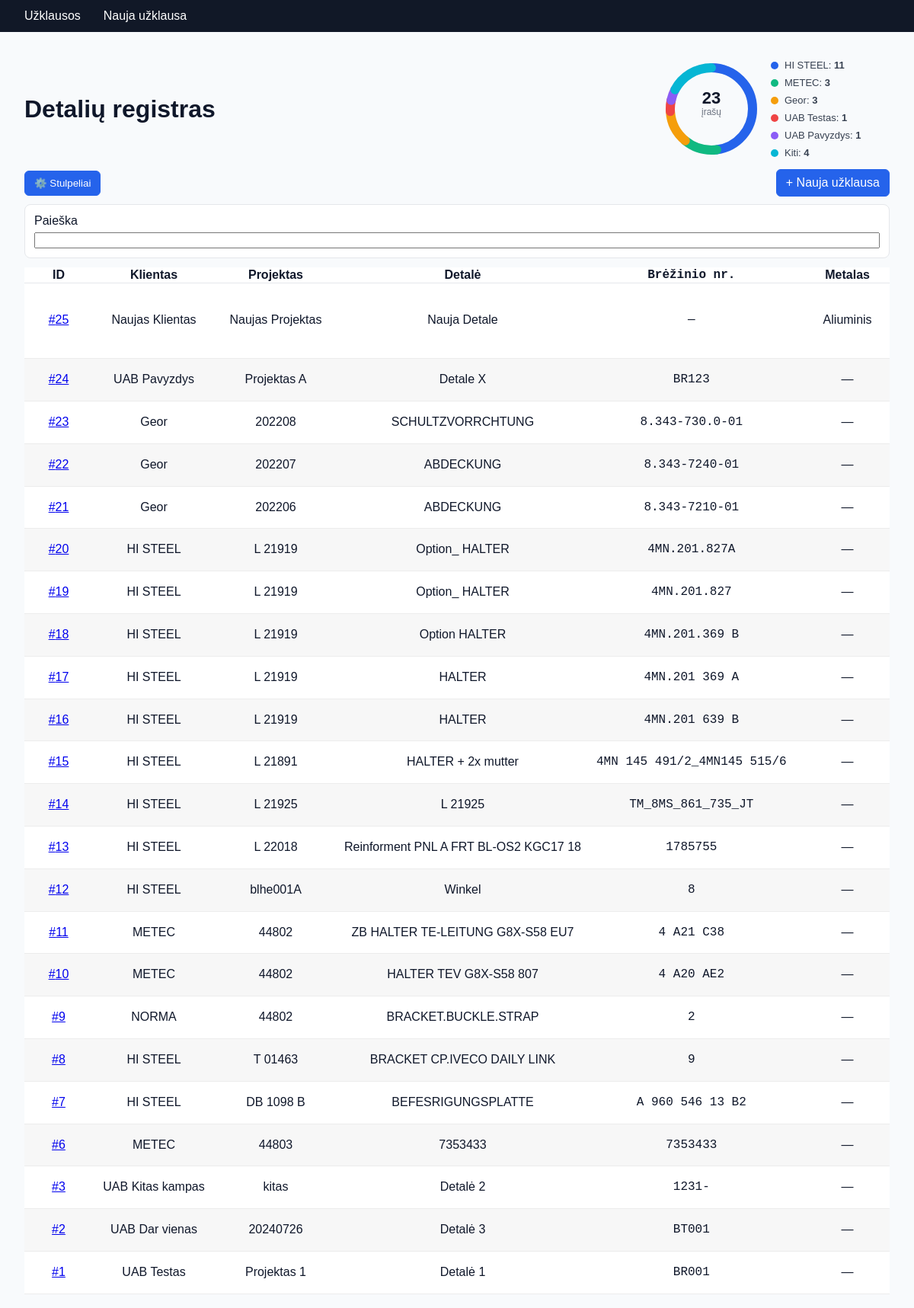
The page /detaliu_registras/perziureti_uzklausas/ on the database as committed earlier.
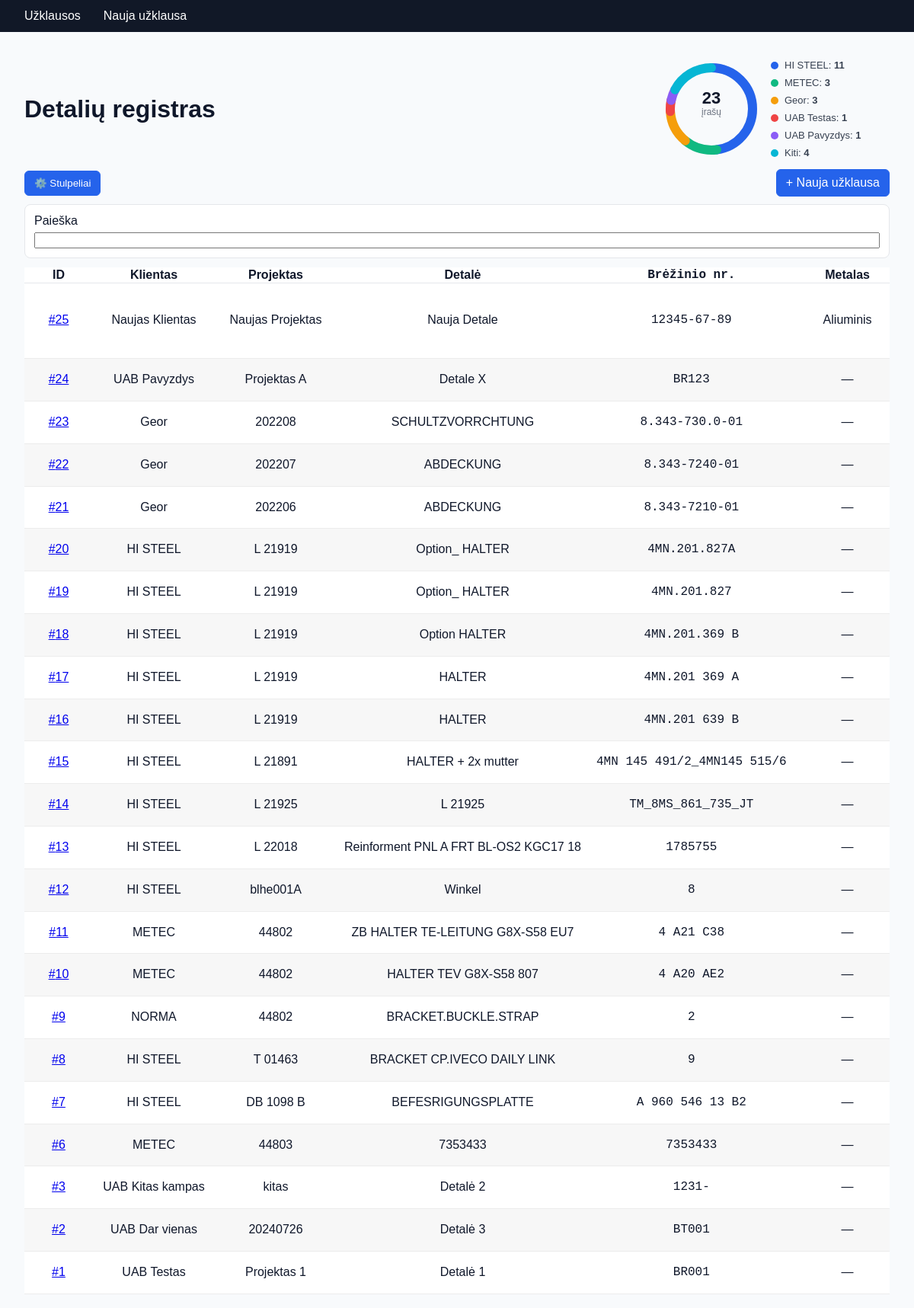
The same page on the database as committed later.
### detaliu_registras/models.py (models this page shows, shortened)
class Timestamped(models.Model):
    created = models.DateTimeField(auto_now_add=True, null=True, blank=True)
    updated = models.DateTimeField(auto_now=True, null=True, blank=True)
    class Meta:
        abstract = True

class Uzklausa(Timestamped):
    klientas = models.ForeignKey(Klientas, on_delete=models.SET_NULL, null=True, blank=True, related_name="uzklausos")
    projektas = models.ForeignKey(Projektas, on_delete=models.SET_NULL, null=True, blank=True, related_name="uzklausos")
    detale = models.ForeignKey(Detale, on_delete=models.SET_NULL, null=True, blank=True, related_name="uzklausos")
    pastabos = models.TextField(blank=True, null=True)
    data = models.DateField(auto_now_add=True, null=True, blank=True)
    history = HistoricalRecords()

class Detale(Timestamped):
    pavadinimas = models.CharField(max_length=255)
    brezinio_nr = models.CharField(max_length=255, blank=True, null=True)
    kiekis_metinis = models.IntegerField(blank=True, null=True)
    kiekis_menesis = models.IntegerField(blank=True, null=True)
    kiekis_partijai = models.IntegerField(blank=True, null=True)
    kiekis_per_val = models.IntegerField(blank=True, null=True)
    ilgis_mm = models.DecimalField(max_digits=12, decimal_places=2, blank=True, null=True)
    plotis_mm = models.DecimalField(max_digits=12, decimal_places=2, blank=True, null=True)
    aukstis_mm = models.DecimalField(max_digits=12, decimal_places=2, blank=True, null=True)
    skersmuo_mm = models.DecimalField(max_digits=12, decimal_places=2, blank=True, null=True)
    storis_mm = models.DecimalField(max_digits=12, decimal_places=2, blank=True, null=True)
    kabinimo_budas = models.CharField(max_length=255, blank=True, null=True)
    kabliuku_kiekis = models.IntegerField(blank=True, null=True)
    kabinimo_anga_mm = models.DecimalField(max_digits=12, decimal_places=2, blank=True, null=True)
    kabinti_per = models.CharField(max_length=255, blank=True, null=True)
    pakuotes_tipas = models.CharField(max_length=255, blank=True, null=True)
    vienetai_dezeje = models.IntegerField(blank=True, null=True)
    vienetai_paleje = models.IntegerField(blank=True, null=True)
    pakuotes_pastabos = models.CharField(max_length=255, blank=True, null=True)
    testai_druskos_rukas_val = models.IntegerField(blank=True, null=True)
    testas_adhezija = models.CharField(max_length=255, blank=True, null=True)
    testas_storis_mikronai = models.IntegerField(blank=True, null=True)
    testai_kita = models.CharField(max_length=255, blank=True, null=True)
    ppap_dokumentai = models.CharField(max_length=255, blank=True, null=True)
    priedai_info = models.CharField(max_length=255, blank=True, null=True)
    history = HistoricalRecords()

class Projektas(Timestamped):
    klientas = models.ForeignKey(Klientas, on_delete=models.CASCADE, related_name="projektai")
    pavadinimas = models.CharField(max_length=255)
    aprasymas = models.TextField(blank=True, null=True)
    history = HistoricalRecords()
    def __str__(self):
        return self.pavadinimas

class DetaleSpecifikacija(Timestamped):
    detale = models.OneToOneField(Detale, on_delete=models.CASCADE, related_name="specifikacija")
    metalas = models.CharField(max_length=255, blank=True, null=True)
    plotas_m2 = models.DecimalField(max_digits=12, decimal_places=4, blank=True, null=True)
    svoris_kg = models.DecimalField(max_digits=12, decimal_places=4, blank=True, null=True)
    medziagos_kodas = models.CharField(max_length=255, blank=True, null=True)
    history = HistoricalRecords()

### detaliu_registras/views.py (the view, shortened to what this page needs)
# urls.py: path("perziureti_uzklausas/", UzklausaListView.as_view(), name="uzklausa_list"),
class UzklausaListView(ListView):
    model = Uzklausa
    template_name = "detaliu_registras/perziureti_uzklausas.html"
    context_object_name = "uzklausos"
    paginate_by = 25
    def get_base_queryset(self):
        return (
            Uzklausa.objects
            .select_related(
                "klientas", "projektas", "detale",
                "detale__specifikacija", "detale__pavirsiu_dangos",
            )
            .order_by("-id")
        )
    def build_filters(self):
        qs = self.get_base_queryset()
        form = UzklausaFilterForm(self.request.GET or None)
        return form, qs
    def get_queryset(self):
        form, qs = self.build_filters()
        seg = self.request.GET.get("seg")
        self._filter_form = form
        return qs
    def get_context_data(self, **kwargs):
        ctx = super().get_context_data(**kwargs)
        ctx["filter_form"] = getattr(self, "_filter_form", UzklausaFilterForm())
        qs_all = self.object_list.select_related("klientas")
        total = qs_all.count()
        top_rows = (
            qs_all.annotate(label=Coalesce("klientas__vardas", Value("Be kliento")))
                  .values("label")
                  .annotate(value=Count("id"))
                  .order_by("-value")[:5]
        )
        segments = [{"label": r["label"], "value": r["value"], "slug": f"client:{r['label']}"} for r in top_rows]
        sum_top = sum(r["value"] for r in top_rows)
        others = max(0, total - sum_top)
        if others > 0:
            segments.append({"label": "Kiti", "value": others, "slug": "others"})
        ctx["chart_total"] = total
        ctx["chart_segments"] = segments
        ctx["active_seg"] = self.request.GET.get("seg", "")
        return ctx

### detaliu_registras/forms.py
class UzklausaFilterForm(forms.Form):
    q = forms.CharField(label="Paieška", required=False)
    klientas = forms.ModelChoiceField(
        queryset=Klientas.objects.all().order_by("vardas"),
        required=False, empty_label="— visi —",
    )
    projektas = forms.ModelChoiceField(
        queryset=Projektas.objects.all().order_by("pavadinimas"),
        required=False, empty_label="— visi —",
    )
    detale = forms.ModelChoiceField(
        queryset=Detale.objects.all().order_by("pavadinimas"),
        required=False, empty_label="— visos —",
    )
    brezinio_nr = forms.CharField(label="Brėžinio nr.", required=False)
    metalas = forms.CharField(label="Metalas", required=False)
    padengimas = forms.CharField(label="Padengimas", required=False)

### detaliu_registras/templates/detaliu_registras/perziureti_uzklausas.html (shortened to what this page needs)
{% extends "base.html" %}
{% block content %}
<div class="container uzklausos-page">
  <header class="list-header" style="display:flex;align-items:center;gap:16px;justify-content:space-between;margin:16px 0 12px">
    <h1 style="margin:0">Detalių registras</h1>
    <div id="donut" class="donut" data-total="{{ chart_total|default:0 }}" style="position:relative;display:flex;align-items:center;gap:14px">
      <svg viewBox="0 0 120 120" class="donut-svg" aria-hidden="true" style="width:120px;height:120px;display:block">
        <circle cx="60" cy="60" r="54" style="fill:none;stroke:#e5e7eb;stroke-width:12;stroke-linecap:round"/>
        <g class="segments"></g>
      </svg>
      <div class="donut-center" style="position:absolute;left:0;top:0;width:120px;height:120px;display:flex;flex-direction:column;align-items:center;justify-content:center;pointer-events:none">
        <div class="donut-total" style="font-size:22px;font-weight:700;line-height:1">{{ chart_total|default:0 }}</div>
        <div class="donut-label" style="font-size:12px;color:#6b7280">įrašų</div>
      </div>
      <div id="donut-legend" style="display:flex;flex-direction:column;gap:4px;min-width:160px"></div>
    </div>
  </header>
  <div id="cols-config" style="display:flex;align-items:center;gap:12px;margin:8px 0 10px; position:relative;">
    <button type="button" class="btn" id="cols-toggle">⚙️ Stulpeliai</button>
    <a class="btn" href="{% url 'detaliu_registras:ivesti_uzklausa' %}" id="new-request-btn">+ Nauja užklausa</a>
  </div>
  <section class="filters-wrap" style="background:#fff;border:1px solid #e5e7eb;border-radius:8px;padding:12px;margin-bottom:12px">
    <form method="get" class="filters-form" id="search-form" style="display:flex;gap:12px;align-items:center">
      <label class="f" style="flex:1;display:flex;flex-direction:column;gap:6px">
        <span>Paieška</span>
        {{ filter_form.q }}
      </label>
    </form>
  </section>
  <section class="table-wrap" id="table-wrap">
    <table id="results-table" class="table">
      <colgroup id="results-colgroup">
        <col data-col="id"><col data-col="klientas"><col data-col="projektas"><col data-col="detale">
        <col data-col="brezinys"><col data-col="metalas"><col data-col="padengimas">
        <col data-col="specifikacija"><col data-col="dangos"><col data-col="kiekiai"><col data-col="matmenys">
        <col data-col="kabinimas"><col data-col="pakuote"><col data-col="kokybe"><col data-col="dok">
        <col data-col="sukurta"><col data-col="veiksmai">
      </colgroup>
      <thead>
        <tr>
          <th data-col="id">ID</th>
          <th data-col="klientas">Klientas</th>
          <th data-col="projektas">Projektas</th>
          <th data-col="detale">Detalė</th>
          <th data-col="brezinys">Brėžinio nr.</th>
          <th data-col="metalas">Metalas</th>
        </tr>
      </thead>
      <tbody id="results-tbody">
        {% for u in uzklausos %}
          <tr>
            <td data-col="id">
              <a href="{% url 'detaliu_registras:perziureti_uzklausa' u.pk %}">#{{ u.pk }}</a>
            </td>
            <td data-col="klientas">
              {% firstof u.klientas.vardas u.klientas as klnt %}
              {{ klnt|default:"—" }}
            </td>
            <td data-col="projektas">
              {{ u.projektas|default:"—" }}
            </td>
            <td data-col="detale">
              {{ u.detale.pavadinimas|default:"—" }}
            </td>
            <td data-col="brezinys">
              {{ u.detale.brezinio_nr|default:"—" }}
            </td>
            <td data-col="metalas">
              {% if u.detale.specifikacija %}
                {{ u.detale.specifikacija.metalas|default:"—" }}
              {% else %}—{% endif %}
            </td>
          </tr>
        {% empty %}
          <tr><td colspan="17" style="color:#6b7280;font-style:italic;text-align:center;padding:8px">Įrašų nėra.</td></tr>
        {% endfor %}
      </tbody>
    </table>
  </section>
</div>
{% endblock %}

Rows that differ between the two databases and show on the page:
changed Uzklausa "Naujas Projektas": detale.brezinio_nr "—" → "12345-67-89"
